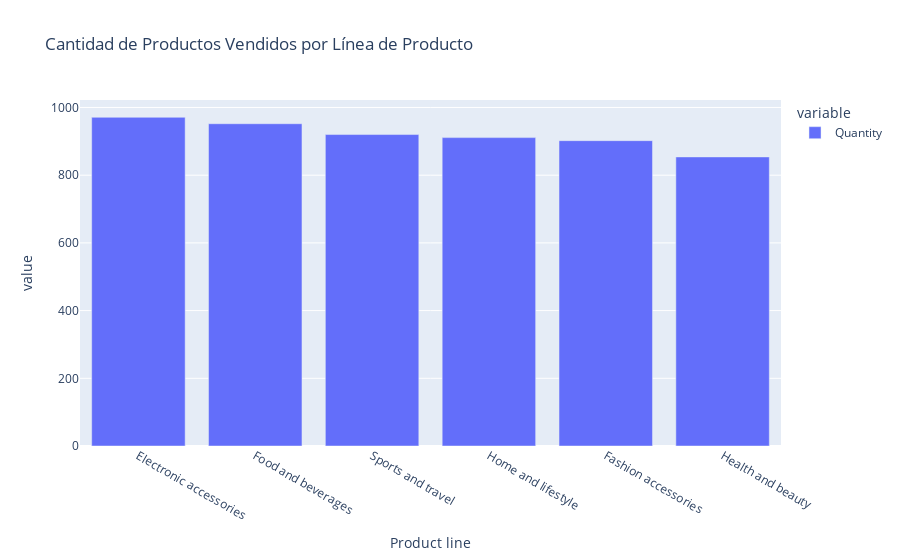

This figure's notebook cell:
### Code cell
ventas_cantidad = df.groupby('Product line')['Quantity'].sum().sort_values(ascending=False)
# ventas_cantidad = con.execute("""
# SELECT "Product line", SUM(Quantity) as Quantity
# FROM df
# GROUP BY "Product line"
# ORDER BY Quantity DESC
# """).fetchdf()
fig = px.bar(ventas_cantidad, title='Cantidad de Productos Vendidos por Línea de Producto')
fig.show()

### Figure 1 — Plotly figure (JSON) as saved in the notebook; plotly's stock layout.template omitted (floating-point values rounded to 4 significant figures)
{"data": [{"alignmentgroup": "True", "hovertemplate": "variable=Quantity<br>Product line=%{x}<br>value=%{y}<extra></extra>", "legendgroup": "Quantity", "marker": {"color": "#636efa", "pattern": {"shape": ""}}, "name": "Quantity", "offsetgroup": "Quantity", "orientation": "v", "showlegend": true, "textposition": "auto", "type": "bar", "x": ["Electronic accessories", "Food and beverages", "Sports and travel", "Home and lifestyle", "Fashion accessories", "Health and beauty"], "xaxis": "x", "y": [971, 952, 920, 911, 902, 854], "yaxis": "y"}], "layout": {"barmode": "relative", "legend": {"title": {"text": "variable"}, "tracegroupgap": 0}, "title": {"text": "Cantidad de Productos Vendidos por Línea de Producto"}, "xaxis": {"anchor": "y", "domain": [0, 1], "title": {"text": "Product line"}}, "yaxis": {"anchor": "x", "domain": [0, 1], "title": {"text": "value"}}}}
